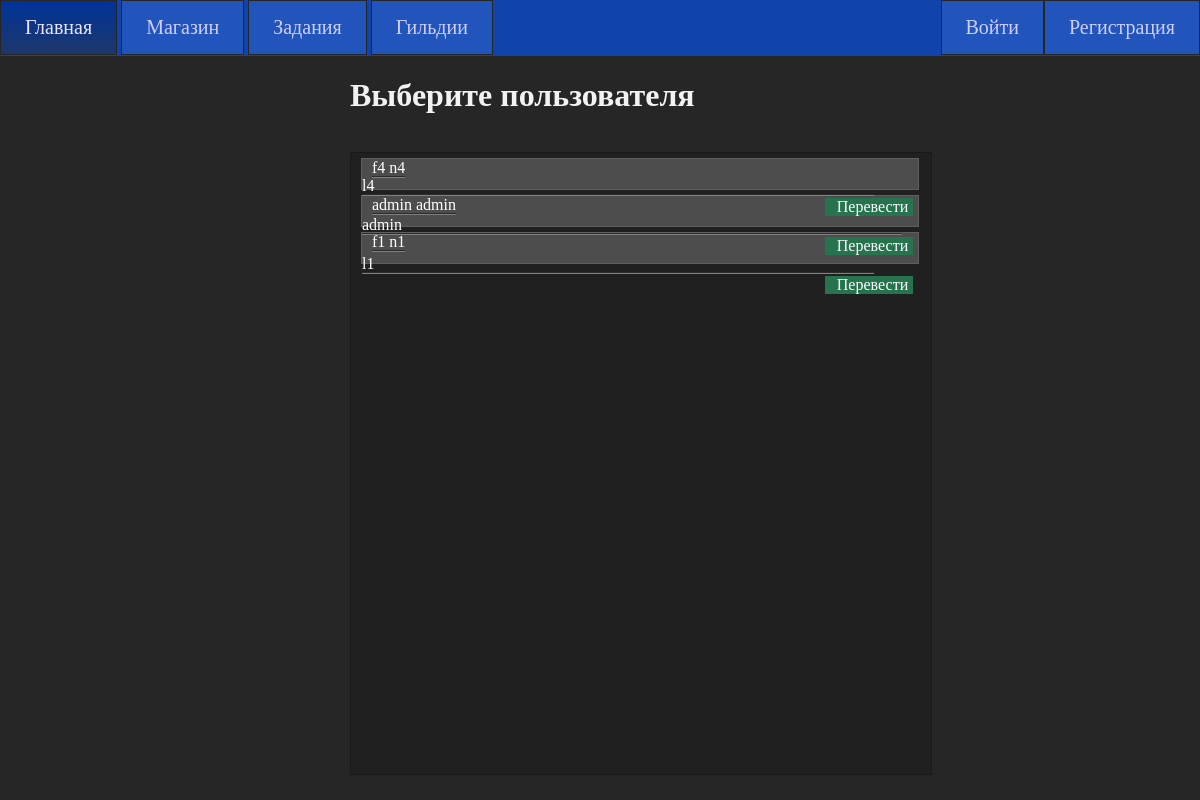
The page /choose_donation/1 on the database as committed earlier.
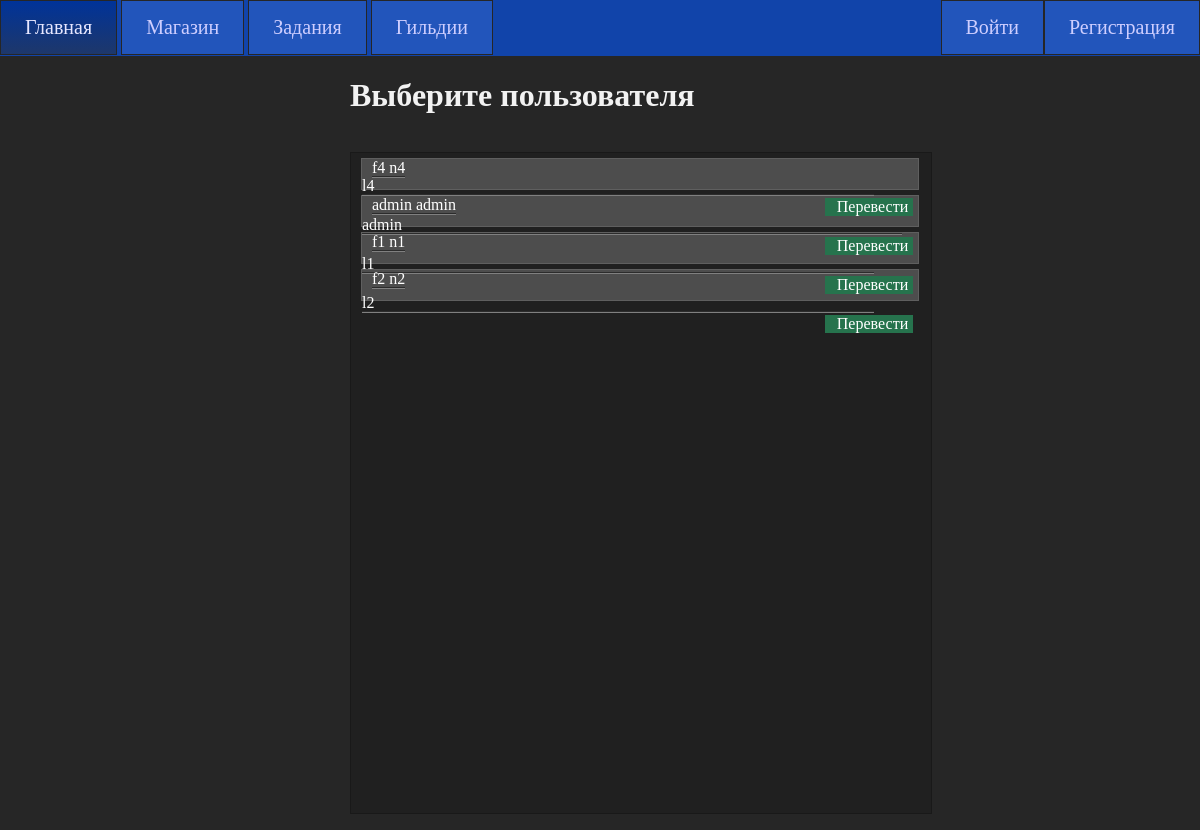
The same page on the database as committed later.
### vtb/models.py (models this page shows, shortened)
class Users(models.Model):
    user = models.ForeignKey(User, on_delete=models.PROTECT, null=True)
    firstname = models.CharField(max_length=64)
    name = models.CharField(max_length=64)
    lastname = models.CharField(max_length=64)
    role = models.ForeignKey('Roles', on_delete=models.PROTECT, null=True)
    privateKey = models.CharField(max_length=128, null=True)
    publicKey = models.CharField(max_length=128, null=True)
    class Meta:
        verbose_name = 'Пользователи'
        verbose_name_plural = 'Пользователи'

### vtb/views.py (the view)
# urls.py: path('choose_donation/<int:user_id>', donate_to_users, name='choose_donation'),
def donate_to_users(request, user_id):
    users = Users.objects.filter(~Q(id=user_id))
    return render(request, 'vtb/donate_to_users.html', {'menu': menu, 'users': users, 'from_id': user_id})

### vtb/templates/vtb/donate_to_users.html
{% extends 'vtb/base.html' %}
{% block content %}
<h1 id="donate_h1">Выберите пользователя</h1>
<ul class="donate_to_user">
{% for u in users %}
<li class="user_block">
<a class="user_name">{{u.firstname}} {{u.name}} {{u.lastname}}</a>
<div class="btn"><a href="{% url 'donate' from_id u.id%}">Перевести</a></div>
</li>
{% endfor %}
</ul>
{% endblock %}

Rows that differ between the two databases and show on the page:
added Users: firstname "f2", name "n2", lastname "l2"
